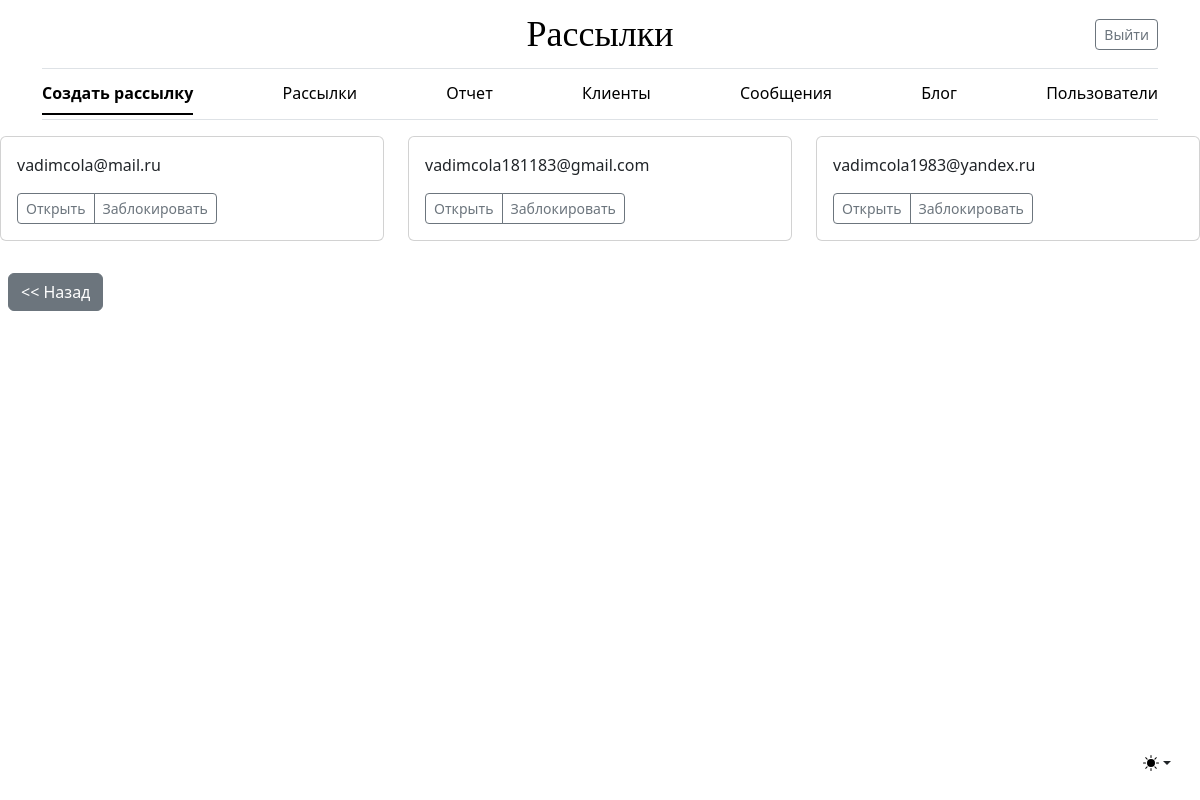
Screenshot of /users/users/ (signed in) with the database file from the repository.
### users/models.py (models this page shows)
class User(AbstractUser):
    username = None
    email = models.EmailField(unique=True, verbose_name='почта')
    phone = models.CharField(max_length=35, verbose_name='телефон', blank=True)
    avatar = models.ImageField(upload_to='users/', verbose_name='аватар', blank=True)
    is_active = models.BooleanField(default=False, verbose_name='Активирован')
    verification_key = models.CharField(max_length=20, default='Не верифицирован', verbose_name='Ключ Активации')
    USERNAME_FIELD = "email"
    REQUIRED_FIELDS = []
    class Meta:
        verbose_name = 'Пользователь сервиса'
        verbose_name_plural = 'Пользователи сервиса'
        ordering = ('pk',)
        permissions = [
            (
                'block_user', 'Block or unblock user'
            )
        ]

### users/views.py (the view)
# urls.py: path('users/', UserView.as_view(), name='user_list'),
class UserView(LoginRequiredMixin, PermissionRequiredMixin, ListView):
    model = User
    permission_required = 'users.view_user'

### users/templates/users/user_list.html
{% extends 'mailing/base.html' %}
{% block content %}
<div class="row">
    {% for object in object_list %}
        <div class="col-md-4">
            <div class="card mb-4 box-shadow">
                <div class="card-body">
                    <p class="card-text">{{ object.email }}</p>
                    <div class="d-flex justify-content-between align-items-center">
                        <div class="btn-group">
                            <a href="{% url 'users:user_detail' object.pk %}"
                               class="btn btn-sm btn-outline-secondary">Открыть</a>
                            {% if perms.users.block_user or user.is_superuser %}
                                {% if object.is_active %}
                                    <a href="{% url 'users:toggle_account' object.pk %}"
                                        class="btn btn-sm btn-outline-secondary">Заблокировать</a>
                                {% else %}
                                    <a href="{% url 'users:toggle_account' object.pk %}"
                                        class="btn btn-sm btn-outline-secondary">Активировать</a>
                                {% endif %}
                            {% endif %}
                        </div>
                    </div>
                </div>
            </div>
        </div>
    {% endfor %}
</div>
<div class="col-12">
    <a href="{% url 'mailing:setting_list' %}" class="btn btn-secondary m-2"><< Назад</a>
</div>
{% endblock %}

### rows the page displays
User: email "vadimcola@mail.ru", is_active "Заблокировать"
User: email "vadimcola181183@gmail.com", is_active "Заблокировать"
User: email "vadimcola1983@yandex.ru", is_active "Заблокировать"
